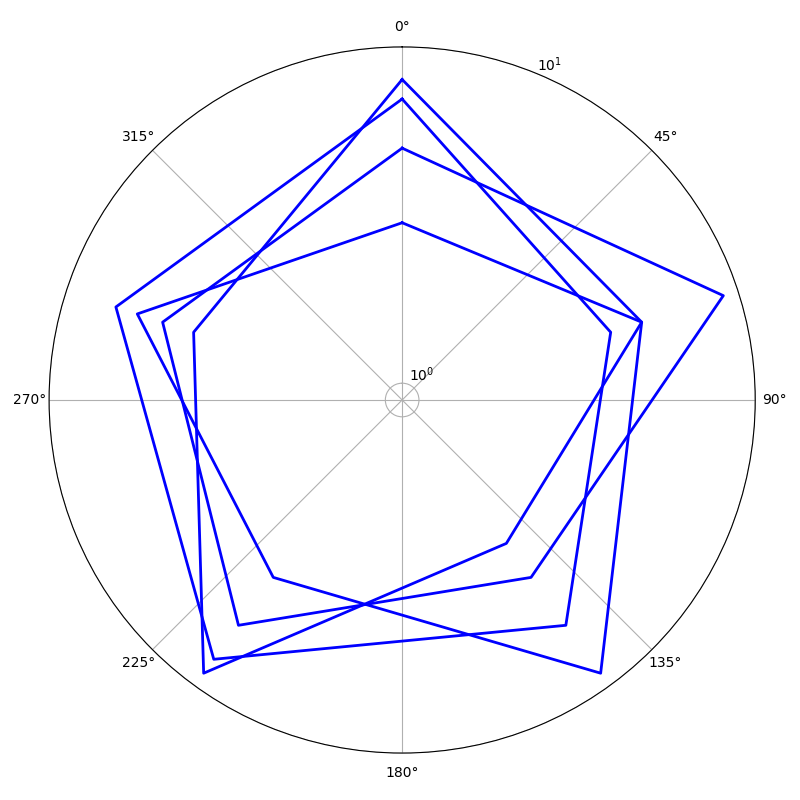

The Python source for this figure:
import numpy as np
import matplotlib.pyplot as plt
from math import pi

attributes = ['Strength', 'Agility', 'Intelligence', 'Endurance', 'Charisma']
attribute_values = {
    'Warrior': [8, 5, 3, 9, 4],
    'Rogue': [5, 9, 4, 6, 5],
    'Mage': [3, 5, 9, 4, 6],
    'Paladin': [7, 4, 6, 8, 7]
    # 'Bard' removed
}

num_attributes = len(attributes)
angles = np.linspace(0, 2 * pi, num_attributes, endpoint=False).tolist()
angles += angles[:1]

fig, ax = plt.subplots(figsize=(8, 8), subplot_kw=dict(polar=True))
ax.set_theta_offset(pi / 2)
ax.set_theta_direction(-1)

ax.set_rscale('log')
plt.ylim(0, 10)

# Plot all remaining data using a single color
for values in attribute_values.values():
    values += values[:1]
    ax.plot(angles, values, linewidth=2, linestyle='solid', color='blue')

plt.tight_layout()
plt.show()
